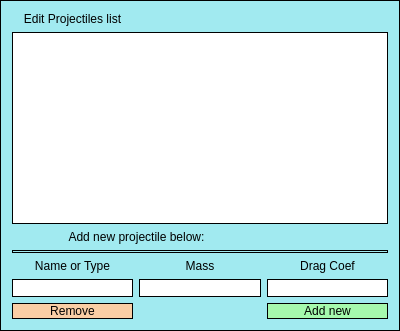
             <widget class="QFrame" name="frame_12">
              <property name="minimumSize">
               <size>
                <width>400</width>
                <height>0</height>
               </size>
              </property>
              <property name="maximumSize">
               <size>
                <width>200</width>
                <height>16777215</height>
               </size>
              </property>
              <property name="styleSheet">
               <string notr="true">border: 1px solid;background-color: #A1EAF0;</string>
              </property>
              <property name="frameShape">
               <enum>QFrame::StyledPanel</enum>
              </property>
              <property name="frameShadow">
               <enum>QFrame::Raised</enum>
              </property>
              <layout class="QGridLayout" name="gridLayout_8">
               <item row="0" column="0">
                <widget class="QLabel" name="label_32">
                 <property name="styleSheet">
                  <string notr="true">border: None;</string>
                 </property>
                 <property name="text">
                  <string>Edit Projectiles list</string>
                 </property>
                 <property name="alignment">
                  <set>Qt::AlignCenter</set>
                 </property>
                </widget>
               </item>
               <item row="1" column="0" colspan="3">
                <widget class="QTableView" name="Projectiles_tableView">
                 <property name="styleSheet">
                  <string notr="true">background-color: white;</string>
                 </property>
                </widget>
               </item>
               <item row="2" column="0" colspan="2">
                <widget class="QLabel" name="label_31">
                 <property name="styleSheet">
                  <string notr="true">border: None;</string>
                 </property>
                 <property name="text">
                  <string>Add new projectile below:</string>
                 </property>
                 <property name="alignment">
                  <set>Qt::AlignCenter</set>
                 </property>
                </widget>
               </item>
               <item row="3" column="0" colspan="3">
                <widget class="Line" name="line_8">
                 <property name="minimumSize">
                  <size>
                   <width>300</width>
                   <height>0</height>
                  </size>
                 </property>
                 <property name="orientation">
                  <enum>Qt::Horizontal</enum>
                 </property>
                </widget>
               </item>
               <item row="4" column="0">
                <widget class="QLabel" name="label_21">
                 <property name="styleSheet">
                  <string notr="true">border: None;</string>
                 </property>
                 <property name="text">
                  <string>Name or Type</string>
                 </property>
                 <property name="alignment">
                  <set>Qt::AlignCenter</set>
                 </property>
                </widget>
               </item>
               <item row="4" column="1">
                <widget class="QLabel" name="label_34">
                 <property name="styleSheet">
                  <string notr="true">border: None;</string>
                 </property>
                 <property name="text">
                  <string>Mass</string>
                 </property>
                 <property name="alignment">
                  <set>Qt::AlignCenter</set>
                 </property>
                </widget>
               </item>
               <item row="4" column="2">
                <widget class="QLabel" name="label_35">
                 <property name="styleSheet">
                  <string notr="true">border: None;</string>
                 </property>
                 <property name="text">
                  <string>Drag Coef</string>
                 </property>
                 <property name="alignment">
                  <set>Qt::AlignCenter</set>
                 </property>
                </widget>
               </item>
               <item row="5" column="0">
                <widget class="QLineEdit" name="Settings_AddProjectile_lineEdit">
                 <property name="minimumSize">
                  <size>
                   <width>100</width>
                   <height>0</height>
                  </size>
                 </property>
                 <property name="styleSheet">
                  <string notr="true">background-color: White;</string>
                 </property>
                 <property name="alignment">
                  <set>Qt::AlignCenter</set>
                 </property>
                </widget>
               </item>
               <item row="5" column="1">
                <widget class="QLineEdit" name="ProjoMass_lineEdit">
                 <property name="styleSheet">
                  <string notr="true">background-color: White;</string>
                 </property>
                 <property name="alignment">
                  <set>Qt::AlignCenter</set>
                 </property>
                </widget>
               </item>
               <item row="5" column="2">
                <widget class="QLineEdit" name="DragCoef_lineEdit">
                 <property name="styleSheet">
                  <string notr="true">background-color: White;</string>
                 </property>
                 <property name="alignment">
                  <set>Qt::AlignCenter</set>
                 </property>
                </widget>
               </item>
               <item row="6" column="0">
                <widget class="QPushButton" name="rmvProjectiles_pushButton">
                 <property name="cursor">
                  <cursorShape>PointingHandCursor</cursorShape>
                 </property>
                 <property name="styleSheet">
                  <string notr="true">background-color: #F9CEA5;</string>
                 </property>
                 <property name="text">
                  <string>Remove</string>
                 </property>
                </widget>
               </item>
               <item row="6" column="2">
                <widget class="QPushButton" name="addProjectiles_pushButton">
                 <property name="palette">
                  <palette>
                   <active>
                    <colorrole role="Button">
                     <brush brushstyle="SolidPattern">
                      <color alpha="255">
                       <red>165</red>
                       <green>249</green>
                       <blue>173</blue>
                      </color>
                     </brush>
                    </colorrole>
                    <colorrole role="Base">
                     <brush brushstyle="SolidPattern">
                      <color alpha="255">
                       <red>165</red>
                       <green>249</green>
                       <blue>173</blue>
                      </color>
                     </brush>
                    </colorrole>
                    <colorrole role="Window">
                     <brush brushstyle="SolidPattern">
                      <color alpha="255">
                       <red>165</red>
                       <green>249</green>
                       <blue>173</blue>
                      </color>
                     </brush>
                    </colorrole>
                    <colorrole role="HighlightedText">
                     <brush brushstyle="SolidPattern">
                      <color alpha="255">
                       <red>85</red>
                       <green>0</green>
                       <blue>127</blue>
                      </color>
                     </brush>
                    </colorrole>
                   </active>
                   <inactive>
                    <colorrole role="Button">
                     <brush brushstyle="SolidPattern">
                      <color alpha="255">
                       <red>165</red>
                       <green>249</green>
                       <blue>173</blue>
                      </color>
                     </brush>
                    </colorrole>
                    <colorrole role="Base">
                     <brush brushstyle="SolidPattern">
                      <color alpha="255">
                       <red>165</red>
                       <green>249</green>
                       <blue>173</blue>
                      </color>
                     </brush>
                    </colorrole>
                    <colorrole role="Window">
                     <brush brushstyle="SolidPattern">
                      <color alpha="255">
                       <red>165</red>
                       <green>249</green>
                       <blue>173</blue>
                      </color>
                     </brush>
                    </colorrole>
                    <colorrole role="HighlightedText">
                     <brush brushstyle="SolidPattern">
                      <color alpha="255">
                       <red>85</red>
                       <green>0</green>
                       <blue>127</blue>
                      </color>
                     </brush>
                    </colorrole>
                   </inactive>
                   <disabled>
                    <colorrole role="Button">
                     <brush brushstyle="SolidPattern">
                      <color alpha="255">
                       <red>165</red>
                       <green>249</green>
                       <blue>173</blue>
                      </color>
                     </brush>
                    </colorrole>
                    <colorrole role="Base">
                     <brush brushstyle="SolidPattern">
                      <color alpha="255">
                       <red>165</red>
                       <green>249</green>
                       <blue>173</blue>
                      </color>
                     </brush>
                    </colorrole>
                    <colorrole role="Window">
                     <brush brushstyle="SolidPattern">
                      <color alpha="255">
                       <red>165</red>
                       <green>249</green>
                       <blue>173</blue>
                      </color>
                     </brush>
                    </colorrole>
                    <colorrole role="HighlightedText">
                     <brush brushstyle="SolidPattern">
                      <color alpha="255">
                       <red>85</red>
                       <green>0</green>
                       <blue>127</blue>
                      </color>
                     </brush>
                    </colorrole>
                   </disabled>
                  </palette>
                 </property>
                 <property name="cursor">
                  <cursorShape>PointingHandCursor</cursorShape>
                 </property>
                 <property name="autoFillBackground">
                  <bool>false</bool>
                 </property>
                 <property name="styleSheet">
                  <string notr="true">background-color: #A5F9AD ;</string>
                 </property>
                 <property name="text">
                  <string>Add new</string>
                 </property>
                </widget>
               </item>
              </layout>
             </widget>
